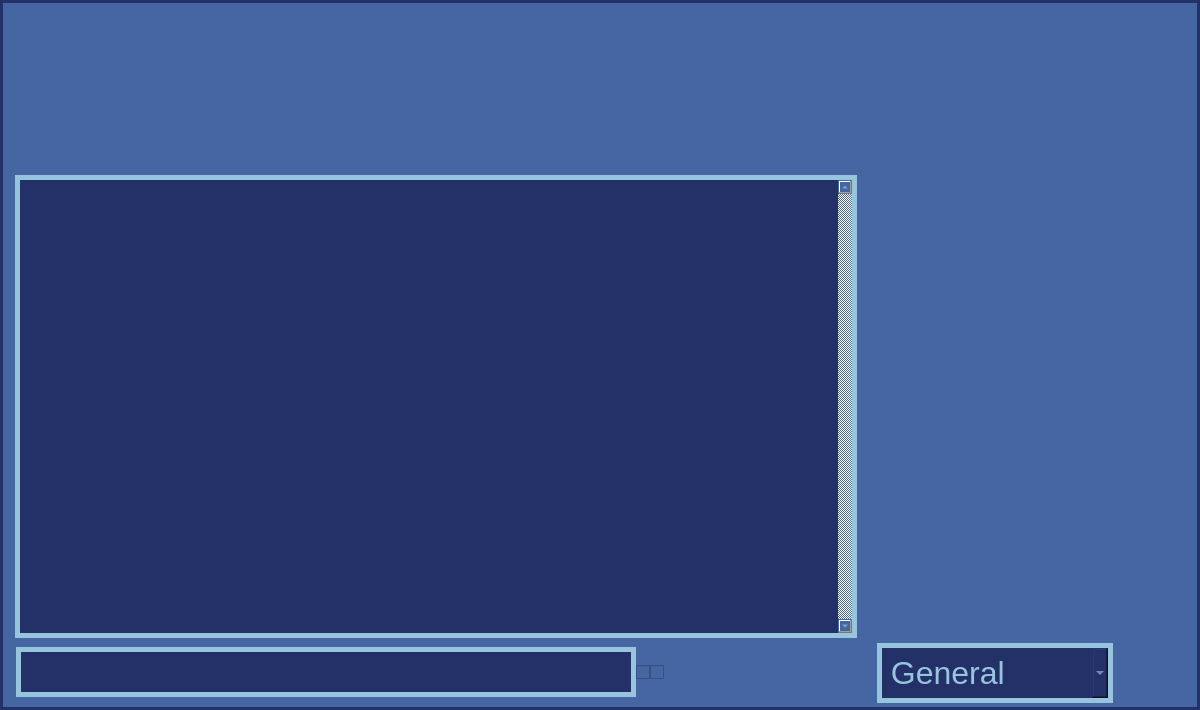
<?xml version="1.0" encoding="UTF-8"?>
<ui version="4.0">
 <class>MainWindow</class>
 <widget class="QMainWindow" name="MainWindow">
  <property name="geometry">
   <rect>
    <x>0</x>
    <y>0</y>
    <width>1200</width>
    <height>710</height>
   </rect>
  </property>
  <property name="minimumSize">
   <size>
    <width>1200</width>
    <height>710</height>
   </size>
  </property>
  <property name="maximumSize">
   <size>
    <width>2000</width>
    <height>2000</height>
   </size>
  </property>
  <property name="windowTitle">
   <string>A.P.O.L.L.O</string>
  </property>
  <property name="autoFillBackground">
   <bool>false</bool>
  </property>
  <property name="styleSheet">
   <string notr="true">QMainWindow {
background-color: #4666a3 ;
border-color:#98c5de;
border-style: solid;
border-width: 5px;
border-radius: 10px;
}
</string>
  </property>
  <property name="documentMode">
   <bool>false</bool>
  </property>
  <widget class="QWidget" name="centralwidget">
   <property name="styleSheet">
    <string notr="true">QWidget {
background-color: #4666a3 ;
color: #98c5de;

}
QWidget #centralwidget {
border-width: 3px;
border-style: solid;
border-color: #243169;
}</string>
   </property>
   <widget class="QPushButton" name="Close_Window_Button">
    <property name="geometry">
     <rect>
      <x>1134</x>
      <y>0</y>
      <width>66</width>
      <height>46</height>
     </rect>
    </property>
    <property name="styleSheet">
     <string notr="true">QPushButton {
qproperty-icon: url(&quot; &quot;);
qproperty-iconSize: 64px 44px;
width: 64px;
height:44px;
background-image: url(C:/Users/MyCom/Desktop/.vscode/Github_Projects/A.P.O.L.L.O/Assets/Close_Window_Button.png);
  background-repeat: no-repeat;}
QPushButton:hover {
background-image: url(C:/Users/MyCom/Desktop/.vscode/Github_Projects/A.P.O.L.L.O/Assets/Close_Window_Button_Hover.png);
qproperty-iconSize: 64px 44px;
width: 64px;
height:44px;
}</string>
    </property>
    <property name="text">
     <string/>
    </property>
    <property name="icon">
     <iconset>
      <normaloff>Assets/Close_Window_Button.png</normaloff>Assets/Close_Window_Button.png</iconset>
    </property>
    <property name="iconSize">
     <size>
      <width>64</width>
      <height>44</height>
     </size>
    </property>
    <property name="default">
     <bool>false</bool>
    </property>
    <property name="flat">
     <bool>true</bool>
    </property>
   </widget>
   <widget class="QPushButton" name="Minimize_Window_Button">
    <property name="geometry">
     <rect>
      <x>1072</x>
      <y>0</y>
      <width>66</width>
      <height>46</height>
     </rect>
    </property>
    <property name="styleSheet">
     <string notr="true">QPushButton {
qproperty-icon: url(&quot; &quot;);
qproperty-iconSize: 64px 44px;
width: 64px;
height:44px;
background-image: url(C:/Users/MyCom/Desktop/.vscode/Github_Projects/A.P.O.L.L.O/Assets/Minimize_Window_Button.png);
  background-repeat: no-repeat;}
QPushButton:hover {
background-image: url(C:/Users/MyCom/Desktop/.vscode/Github_Projects/A.P.O.L.L.O/Assets/Minimize_Window_Button_Hover.png);
qproperty-iconSize: 64px 44px;
width: 64px;
height:44px;
}</string>
    </property>
    <property name="text">
     <string/>
    </property>
    <property name="icon">
     <iconset>
      <normaloff>Assets/Minimize_Window_Button.png</normaloff>Assets/Minimize_Window_Button.png</iconset>
    </property>
    <property name="iconSize">
     <size>
      <width>64</width>
      <height>44</height>
     </size>
    </property>
    <property name="default">
     <bool>false</bool>
    </property>
    <property name="flat">
     <bool>true</bool>
    </property>
   </widget>
   <widget class="QStackedWidget" name="Main_Content">
    <property name="geometry">
     <rect>
      <x>5</x>
      <y>45</y>
      <width>1190</width>
      <height>661</height>
     </rect>
    </property>
    <property name="midLineWidth">
     <number>0</number>
    </property>
    <property name="currentIndex">
     <number>0</number>
    </property>
    <widget class="QWidget" name="Main_Page">
     <widget class="QWidget" name="verticalLayoutWidget">
      <property name="geometry">
       <rect>
        <x>10</x>
        <y>130</y>
        <width>842</width>
        <height>531</height>
       </rect>
      </property>
      <layout class="QVBoxLayout" name="Main_Interface">
       <property name="spacing">
        <number>0</number>
       </property>
       <item>
        <widget class="QTextBrowser" name="Response_Display">
         <property name="minimumSize">
          <size>
           <width>840</width>
           <height>0</height>
          </size>
         </property>
         <property name="maximumSize">
          <size>
           <width>1000</width>
           <height>1000</height>
          </size>
         </property>
         <property name="styleSheet">
          <string notr="true">QTextBrowser {
background-color: #243169;
border-color:#98c5de;
border-style: solid;
border-width: 5px;
font-size: 32px;
}</string>
         </property>
         <property name="frameShape">
          <enum>QFrame::StyledPanel</enum>
         </property>
         <property name="frameShadow">
          <enum>QFrame::Sunken</enum>
         </property>
         <property name="verticalScrollBarPolicy">
          <enum>Qt::ScrollBarAlwaysOn</enum>
         </property>
         <property name="horizontalScrollBarPolicy">
          <enum>Qt::ScrollBarAlwaysOff</enum>
         </property>
         <property name="html">
          <string>&lt;!DOCTYPE HTML PUBLIC &quot;-//W3C//DTD HTML 4.0//EN&quot; &quot;http://www.w3.org/TR/REC-html40/strict.dtd&quot;&gt;
&lt;html&gt;&lt;head&gt;&lt;meta name=&quot;qrichtext&quot; content=&quot;1&quot; /&gt;&lt;style type=&quot;text/css&quot;&gt;
p, li { white-space: pre-wrap; }
&lt;/style&gt;&lt;/head&gt;&lt;body style=&quot; font-family:'MS Shell Dlg 2'; font-size:32px; font-weight:400; font-style:normal;&quot;&gt;
&lt;p style=&quot;-qt-paragraph-type:empty; margin-top:0px; margin-bottom:0px; margin-left:0px; margin-right:0px; -qt-block-indent:0; text-indent:0px; font-size:30px;&quot;&gt;&lt;br /&gt;&lt;/p&gt;&lt;/body&gt;&lt;/html&gt;</string>
         </property>
         <property name="openExternalLinks">
          <bool>true</bool>
         </property>
         <property name="openLinks">
          <bool>true</bool>
         </property>
        </widget>
       </item>
       <item alignment="Qt::AlignHCenter|Qt::AlignTop">
        <widget class="QGroupBox" name="groupBox">
         <property name="minimumSize">
          <size>
           <width>840</width>
           <height>68</height>
          </size>
         </property>
         <property name="maximumSize">
          <size>
           <width>1000</width>
           <height>100</height>
          </size>
         </property>
         <property name="styleSheet">
          <string notr="true">QGroupBox {
border-color:#98c5de;
border-style: solid;
border-width: 0px;
border-radius: 10px;}</string>
         </property>
         <property name="title">
          <string/>
         </property>
         <property name="flat">
          <bool>true</bool>
         </property>
         <property name="checkable">
          <bool>false</bool>
         </property>
         <layout class="QHBoxLayout" name="horizontalLayout">
          <property name="spacing">
           <number>0</number>
          </property>
          <property name="leftMargin">
           <number>0</number>
          </property>
          <property name="topMargin">
           <number>0</number>
          </property>
          <property name="rightMargin">
           <number>0</number>
          </property>
          <property name="bottomMargin">
           <number>0</number>
          </property>
          <item>
           <widget class="QPlainTextEdit" name="Input_Field">
            <property name="minimumSize">
             <size>
              <width>480</width>
              <height>0</height>
             </size>
            </property>
            <property name="maximumSize">
             <size>
              <width>1000</width>
              <height>50</height>
             </size>
            </property>
            <property name="styleSheet">
             <string notr="true">QPlainTextEdit {
background-color: #243169;
border-color:#98c5de;
border-style: solid;
border-width: 5px;
font-size: 16px;
}</string>
            </property>
            <property name="horizontalScrollBarPolicy">
             <enum>Qt::ScrollBarAlwaysOff</enum>
            </property>
            <property name="backgroundVisible">
             <bool>false</bool>
            </property>
            <property name="centerOnScroll">
             <bool>false</bool>
            </property>
           </widget>
          </item>
          <item>
           <widget class="QCheckBox" name="Send_Button">
            <property name="minimumSize">
             <size>
              <width>0</width>
              <height>0</height>
             </size>
            </property>
            <property name="maximumSize">
             <size>
              <width>64</width>
              <height>64</height>
             </size>
            </property>
            <property name="toolTip">
             <string>Submit</string>
            </property>
            <property name="toolTipDuration">
             <number>-1</number>
            </property>
            <property name="autoFillBackground">
             <bool>false</bool>
            </property>
            <property name="styleSheet">
             <string notr="true">QCheckBox::indicator {
min-width: 64px;
min-height:64px;
max-width: 64px;
max-height:64px;
image: url(C:/Users/MyCom/Desktop/.vscode/Github_Projects/A.P.O.L.L.O/Assets/Apollo_Send_Button.png);
background:transparent;
border:none;
margin:0px;
padding:0px;
}
QCheckBox::indicator:hover {
min-width: 64px;
min-height:64px;
max-width: 64px;
max-height:64px;
image: url(C:/Users/MyCom/Desktop/.vscode/Github_Projects/A.P.O.L.L.O/Assets/Apollo_Send_Button_Down.png);
background:transparent;
border:none;
margin:0px;
padding:0px;
}
QCheckBox::indicator:checked {
min-width: 64px;
min-height:64px;
max-width: 64px;
max-height:64px;
image: url(C:/Users/MyCom/Desktop/.vscode/Github_Projects/A.P.O.L.L.O/Assets/Cancel_Button.png);
background:transparent;
border:none;
margin:0px;
padding:0px;
}
QCheckBox::indicator:hover:checked {
min-width: 64px;
min-height:64px;
max-width: 64px;
max-height:64px;
image: url(C:/Users/MyCom/Desktop/.vscode/Github_Projects/A.P.O.L.L.O/Assets/Cancel_Button_Down.png);
background:transparent;
border:none;
margin:0px;
padding:0px;
}



 


 
</string>
            </property>
            <property name="text">
             <string/>
            </property>
            <property name="icon">
             <iconset>
              <normaloff>Assets/Apollo_Send_Button.png</normaloff>Assets/Apollo_Send_Button.png</iconset>
            </property>
            <property name="iconSize">
             <size>
              <width>64</width>
              <height>64</height>
             </size>
            </property>
            <property name="checkable">
             <bool>true</bool>
            </property>
           </widget>
          </item>
          <item>
           <widget class="QCheckBox" name="Web_Search_Button">
            <property name="minimumSize">
             <size>
              <width>0</width>
              <height>0</height>
             </size>
            </property>
            <property name="maximumSize">
             <size>
              <width>64</width>
              <height>64</height>
             </size>
            </property>
            <property name="toolTip">
             <string>Web Search</string>
            </property>
            <property name="toolTipDuration">
             <number>-1</number>
            </property>
            <property name="autoFillBackground">
             <bool>false</bool>
            </property>
            <property name="styleSheet">
             <string notr="true">QCheckBox::indicator {
min-width: 64px;
min-height:64px;
max-width: 64px;
max-height:64px;
image: url(C:/Users/MyCom/Desktop/.vscode/Github_Projects/A.P.O.L.L.O/Assets/Web_Search_Button.png);
background:transparent;
border:none;
margin:0px;
padding:0px;
}
QCheckBox::indicator:hover {
min-width: 64px;
min-height:64px;
max-width: 64px;
max-height:64px;
image: url(C:/Users/MyCom/Desktop/.vscode/Github_Projects/A.P.O.L.L.O/Assets/Web_Search_Button_Down.png);
background:transparent;
border:none;
margin:0px;
padding:0px;
}
QCheckBox::indicator:checked {
min-width: 64px;
min-height:64px;
max-width: 64px;
max-height:64px;
image: url(C:/Users/MyCom/Desktop/.vscode/Github_Projects/A.P.O.L.L.O/Assets/Web_Search_Button_Down.png);
background:transparent;
border:none;
margin:0px;
padding:0px;
}
QCheckBox::indicator:hover:checked {
min-width: 64px;
min-height:64px;
max-width: 64px;
max-height:64px;
image: url(C:/Users/MyCom/Desktop/.vscode/Github_Projects/A.P.O.L.L.O/Assets/Web_Search_Button_Down.png);
background:transparent;
border:none;
margin:0px;
padding:0px;
}



 


 
</string>
            </property>
            <property name="text">
             <string/>
            </property>
            <property name="icon">
             <iconset>
              <normaloff>Assets/Apollo_Send_Button.png</normaloff>Assets/Apollo_Send_Button.png</iconset>
            </property>
            <property name="iconSize">
             <size>
              <width>64</width>
              <height>64</height>
             </size>
            </property>
            <property name="checkable">
             <bool>true</bool>
            </property>
           </widget>
          </item>
          <item>
           <widget class="QPushButton" name="Refresh_Button">
            <property name="minimumSize">
             <size>
              <width>64</width>
              <height>64</height>
             </size>
            </property>
            <property name="maximumSize">
             <size>
              <width>64</width>
              <height>64</height>
             </size>
            </property>
            <property name="toolTip">
             <string>Refresh</string>
            </property>
            <property name="styleSheet">
             <string notr="true">QPushButton {
qproperty-icon: url(&quot; &quot;);
qproperty-iconSize: 64px 64px;
width: 64px;
height:64px;
background-image: url(C:/Users/MyCom/Desktop/.vscode/Github_Projects/A.P.O.L.L.O/Assets/Refresh_Button.png);
  background-repeat: no-repeat;}
QPushButton:hover {
background-image: url(C:/Users/MyCom/Desktop/.vscode/Github_Projects/A.P.O.L.L.O/Assets/Refresh_Button_Down.png);
background-repeat: no-repeat;}
QPushButton:pressed {
background-image: url(C:/Users/MyCom/Desktop/.vscode/Github_Projects/A.P.O.L.L.O/Assets/Refresh_Button_Down.png);
background-repeat: no-repeat;
padding: 0px;
margin: 0px;
border: none;
background-position:center;
outline:none;}
QPushButton:disabled {
background-image: url(C:/Users/MyCom/Desktop/.vscode/Github_Projects/A.P.O.L.L.O/Assets/Refresh_Button_Down_Disabled.png);
background-repeat: no-repeat;}</string>
            </property>
            <property name="text">
             <string/>
            </property>
            <property name="icon">
             <iconset>
              <normaloff>Assets/Refresh_Button.png</normaloff>Assets/Refresh_Button.png</iconset>
            </property>
            <property name="iconSize">
             <size>
              <width>64</width>
              <height>64</height>
             </size>
            </property>
            <property name="flat">
             <bool>true</bool>
            </property>
           </widget>
          </item>
          <item>
           <widget class="QPushButton" name="Save_Button">
            <property name="minimumSize">
             <size>
              <width>64</width>
              <height>64</height>
             </size>
            </property>
            <property name="maximumSize">
             <size>
              <width>64</width>
              <height>64</height>
             </size>
            </property>
            <property name="toolTip">
             <string>Save</string>
            </property>
            <property name="styleSheet">
             <string notr="true">QPushButton {
qproperty-icon: url(&quot; &quot;);
qproperty-iconSize: 64px 64px;
width: 64px;
height:64px;
background-image: url(C:/Users/MyCom/Desktop/.vscode/Github_Projects/A.P.O.L.L.O/Assets/Save_Button.png);
  background-repeat: no-repeat;}
QPushButton:hover {
background-image: url(C:/Users/MyCom/Desktop/.vscode/Github_Projects/A.P.O.L.L.O/Assets/Save_Button_Down.png);
background-repeat: no-repeat;}
QPushButton:pressed {
background-image: url(C:/Users/MyCom/Desktop/.vscode/Github_Projects/A.P.O.L.L.O/Assets/Save_Button_Down.png);
background-repeat: no-repeat;
padding: 0px;
margin: 0px;
border: none;
background-position:center;
outline:none;}
QPushButton:disabled {
background-image: url(C:/Users/MyCom/Desktop/.vscode/Github_Projects/A.P.O.L.L.O/Assets/Save_Button_Down_Disabled.png);
background-repeat: no-repeat;}</string>
            </property>
            <property name="text">
             <string/>
            </property>
            <property name="icon">
             <iconset>
              <normaloff>Assets/Save_Button.png</normaloff>Assets/Save_Button.png</iconset>
            </property>
            <property name="iconSize">
             <size>
              <width>64</width>
              <height>64</height>
             </size>
            </property>
            <property name="flat">
             <bool>true</bool>
            </property>
           </widget>
          </item>
          <item>
           <widget class="QPushButton" name="Load_Button">
            <property name="minimumSize">
             <size>
              <width>64</width>
              <height>64</height>
             </size>
            </property>
            <property name="maximumSize">
             <size>
              <width>64</width>
              <height>64</height>
             </size>
            </property>
            <property name="acceptDrops">
             <bool>false</bool>
            </property>
            <property name="toolTip">
             <string>Load</string>
            </property>
            <property name="styleSheet">
             <string notr="true">QPushButton {
qproperty-icon: url(&quot; &quot;);
qproperty-iconSize: 64px 64px;
width: 64px;
height:64px;
background-image: url(C:/Users/MyCom/Desktop/.vscode/Github_Projects/A.P.O.L.L.O/Assets/Load_Button.png);
  background-repeat: no-repeat;}
QPushButton:hover {
background-image: url(C:/Users/MyCom/Desktop/.vscode/Github_Projects/A.P.O.L.L.O/Assets/Load_Button_Down.png);
background-repeat: no-repeat;}
QPushButton:pressed {
background-image: url(C:/Users/MyCom/Desktop/.vscode/Github_Projects/A.P.O.L.L.O/Assets/Load_Button_Down.png);
background-repeat: no-repeat;
padding: 0px;
margin: 0px;
border: none;
background-position:center;
outline:none;}
QPushButton:disabled {
background-image: url(C:/Users/MyCom/Desktop/.vscode/Github_Projects/A.P.O.L.L.O/Assets/Load_Button_Down_Disabled.png);
background-repeat: no-repeat;}</string>
            </property>
            <property name="text">
             <string/>
            </property>
            <property name="iconSize">
             <size>
              <width>64</width>
              <height>64</height>
             </size>
            </property>
            <property name="flat">
             <bool>true</bool>
            </property>
           </widget>
          </item>
         </layout>
        </widget>
       </item>
      </layout>
     </widget>
     <widget class="QGroupBox" name="Model_Box">
      <property name="geometry">
       <rect>
        <x>872</x>
        <y>142</y>
        <width>300</width>
        <height>521</height>
       </rect>
      </property>
      <property name="styleSheet">
       <string notr="true">QGroupBox {
border-color:#98c5de;
border-style: solid;
border-width: 0px;
border-radius: 10px;}</string>
      </property>
      <property name="title">
       <string/>
      </property>
      <layout class="QVBoxLayout" name="verticalLayout_2">
       <property name="spacing">
        <number>0</number>
       </property>
       <property name="leftMargin">
        <number>0</number>
       </property>
       <property name="topMargin">
        <number>0</number>
       </property>
       <property name="rightMargin">
        <number>0</number>
       </property>
       <property name="bottomMargin">
        <number>0</number>
       </property>
       <item>
        <widget class="QLabel" name="Apollo_Sprite">
         <property name="text">
          <string/>
         </property>
         <property name="pixmap">
          <pixmap>Assets/Apollo_Idle.gif</pixmap>
         </property>
         <property name="scaledContents">
          <bool>false</bool>
         </property>
        </widget>
       </item>
       <item>
        <widget class="QGroupBox" name="groupBox_3">
         <property name="minimumSize">
          <size>
           <width>0</width>
           <height>60</height>
          </size>
         </property>
         <property name="maximumSize">
          <size>
           <width>16777215</width>
           <height>70</height>
          </size>
         </property>
         <property name="title">
          <string/>
         </property>
         <layout class="QHBoxLayout" name="horizontalLayout_2">
          <property name="spacing">
           <number>0</number>
          </property>
          <property name="leftMargin">
           <number>0</number>
          </property>
          <property name="topMargin">
           <number>0</number>
          </property>
          <property name="rightMargin">
           <number>0</number>
          </property>
          <property name="bottomMargin">
           <number>0</number>
          </property>
          <item>
           <widget class="QComboBox" name="Model_Chooser">
            <property name="minimumSize">
             <size>
              <width>0</width>
              <height>60</height>
             </size>
            </property>
            <property name="layoutDirection">
             <enum>Qt::LeftToRight</enum>
            </property>
            <property name="styleSheet">
             <string notr="true">QComboBox {
background-color: #243169;
border-color:#98c5de;
border-style: solid;
border-width: 5px;
font-size:32px;
}</string>
            </property>
            <property name="currentText">
             <string> General</string>
            </property>
            <property name="currentIndex">
             <number>0</number>
            </property>
            <property name="frame">
             <bool>true</bool>
            </property>
            <item>
             <property name="text">
              <string> General</string>
             </property>
            </item>
            <item>
             <property name="text">
              <string> Tutoring</string>
             </property>
            </item>
            <item>
             <property name="text">
              <string> Coding</string>
             </property>
            </item>
           </widget>
          </item>
          <item>
           <widget class="QPushButton" name="Edit_Model_Button">
            <property name="minimumSize">
             <size>
              <width>64</width>
              <height>64</height>
             </size>
            </property>
            <property name="maximumSize">
             <size>
              <width>64</width>
              <height>64</height>
             </size>
            </property>
            <property name="toolTip">
             <string>Edit Model</string>
            </property>
            <property name="styleSheet">
             <string notr="true">QPushButton {
qproperty-icon: url(&quot; &quot;);
qproperty-iconSize: 64px 64px;
width: 64px;
height:64px;
background-image: url(C:/Users/MyCom/Desktop/.vscode/Github_Projects/A.P.O.L.L.O/Assets/Edit_Model_Button.png);
  background-repeat: no-repeat;}
QPushButton:hover {
background-image: url(C:/Users/MyCom/Desktop/.vscode/Github_Projects/A.P.O.L.L.O/Assets/Edit_Model_Button_Down.png);
background-repeat: no-repeat;}
QPushButton:pressed {
background-image: url(C:/Users/MyCom/Desktop/.vscode/Github_Projects/A.P.O.L.L.O/Assets/Edit_Model_Button_Down.png);
background-repeat: no-repeat;
padding: 0px;
margin: 0px;
border: none;
background-position:center;
outline:none;}
QPushButton:disabled {
background-image: url(C:/Users/MyCom/Desktop/.vscode/Github_Projects/A.P.O.L.L.O/Assets/Edit_Model_Button_Down_Disabled.png);
background-repeat: no-repeat;}</string>
            </property>
            <property name="text">
             <string/>
            </property>
            <property name="checkable">
             <bool>false</bool>
            </property>
            <property name="flat">
             <bool>true</bool>
            </property>
           </widget>
          </item>
         </layout>
        </widget>
       </item>
      </layout>
     </widget>
     <widget class="QLabel" name="Initials">
      <property name="geometry">
       <rect>
        <x>770</x>
        <y>100</y>
        <width>61</width>
        <height>26</height>
       </rect>
      </property>
      <property name="text">
       <string/>
      </property>
      <property name="pixmap">
       <pixmap>Assets/APOLLO_Initials.png</pixmap>
      </property>
     </widget>
     <widget class="QLabel" name="Title_Label">
      <property name="geometry">
       <rect>
        <x>400</x>
        <y>10</y>
        <width>357</width>
        <height>117</height>
       </rect>
      </property>
      <property name="maximumSize">
       <size>
        <width>600</width>
        <height>16777215</height>
       </size>
      </property>
      <property name="styleSheet">
       <string notr="true"/>
      </property>
      <property name="text">
       <string/>
      </property>
      <property name="pixmap">
       <pixmap>Assets/APOLLO_Title.png</pixmap>
      </property>
      <property name="scaledContents">
       <bool>false</bool>
      </property>
      <property name="alignment">
       <set>Qt::AlignCenter</set>
      </property>
      <property name="margin">
       <number>0</number>
      </property>
     </widget>
    </widget>
    <widget class="QWidget" name="Settings_Page">
     <widget class="QLabel" name="Settings_Title">
      <property name="geometry">
       <rect>
        <x>370</x>
        <y>10</y>
        <width>491</width>
        <height>121</height>
       </rect>
      </property>
      <property name="text">
       <string/>
      </property>
      <property name="pixmap">
       <pixmap>Assets/Settings_Title.png</pixmap>
      </property>
     </widget>
     <widget class="QFrame" name="Checkbox_Frame">
      <property name="geometry">
       <rect>
        <x>360</x>
        <y>140</y>
        <width>511</width>
        <height>400</height>
       </rect>
      </property>
      <property name="styleSheet">
       <string notr="true">QFrame {
background-color: #243169;
border-color:#98c5de;
border-style: solid;
border-width: 5px;
}

QCheckBox {
background-color: #243169;
font-size: 24px;
}

QPushButton {
background-color: #243169;
}</string>
      </property>
      <layout class="QVBoxLayout" name="verticalLayout">
       <property name="spacing">
        <number>0</number>
       </property>
       <property name="leftMargin">
        <number>0</number>
       </property>
       <property name="topMargin">
        <number>0</number>
       </property>
       <property name="rightMargin">
        <number>0</number>
       </property>
       <property name="bottomMargin">
        <number>0</number>
       </property>
       <item>
        <widget class="QCheckBox" name="Font_Setting_CheckBox">
         <property name="text">
          <string>Larger Font</string>
         </property>
         <property name="tristate">
          <bool>false</bool>
         </property>
        </widget>
       </item>
       <item>
        <widget class="QCheckBox" name="Autosave_CheckBox">
         <property name="text">
          <string>Automatically save last conversation when closing</string>
         </property>
        </widget>
       </item>
       <item>
        <widget class="QCheckBox" name="Memory_CheckBox">
         <property name="text">
          <string>Save conversations to memory</string>
         </property>
         <property name="checked">
          <bool>true</bool>
         </property>
        </widget>
       </item>
       <item>
        <widget class="QCheckBox" name="checkBox_5">
         <property name="text">
          <string>Nothing yet</string>
         </property>
        </widget>
       </item>
       <item>
        <widget class="QCheckBox" name="checkBox_3">
         <property name="text">
          <string>Nothing yet</string>
         </property>
        </widget>
       </item>
      </layout>
     </widget>
     <widget class="QPushButton" name="Apply_Changes_Button">
      <property name="geometry">
       <rect>
        <x>480</x>
        <y>540</y>
        <width>256</width>
        <height>64</height>
       </rect>
      </property>
      <property name="minimumSize">
       <size>
        <width>256</width>
        <height>64</height>
       </size>
      </property>
      <property name="maximumSize">
       <size>
        <width>256</width>
        <height>16777215</height>
       </size>
      </property>
      <property name="styleSheet">
       <string notr="true">QPushButton {
qproperty-icon: url(&quot; &quot;);
qproperty-iconSize: 256px 64px;
width: 256px;
height:64px;
background-image: url(C:/Users/MyCom/Desktop/.vscode/Github_Projects/A.P.O.L.L.O/Assets/Apply_Changes_Button.png);
  background-repeat: no-repeat;}
QPushButton:hover {
background-image: url(C:/Users/MyCom/Desktop/.vscode/Github_Projects/A.P.O.L.L.O/Assets/Apply_Changes_Button_Down.png);
background-repeat: no-repeat;}
QPushButton:pressed {
background-image: url(C:/Users/MyCom/Desktop/.vscode/Github_Projects/A.P.O.L.L.O/Assets/Apply_Changes_Button_Down.png);
background-repeat: no-repeat;
padding: 0px;
margin: 0px;
border: none;
background-position:center;
outline:none;}</string>
      </property>
      <property name="text">
       <string/>
      </property>
      <property name="flat">
       <bool>true</bool>
      </property>
     </widget>
    </widget>
   </widget>
   <widget class="QPushButton" name="Settings_Button">
    <property name="geometry">
     <rect>
      <x>10</x>
      <y>10</y>
      <width>38</width>
      <height>38</height>
     </rect>
    </property>
    <property name="text">
     <string/>
    </property>
    <property name="icon">
     <iconset>
      <normaloff>Assets/Cog.png</normaloff>Assets/Cog.png</iconset>
    </property>
    <property name="iconSize">
     <size>
      <width>76</width>
      <height>76</height>
     </size>
    </property>
    <property name="checkable">
     <bool>true</bool>
    </property>
    <property name="flat">
     <bool>true</bool>
    </property>
   </widget>
  </widget>
 </widget>
 <resources/>
 <connections/>
</ui>
